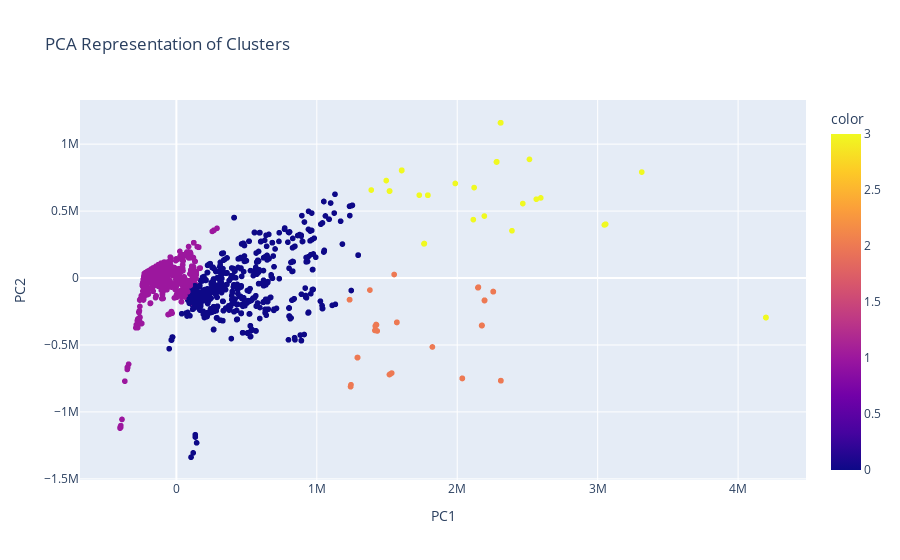

Source (notebook cell):
### Code cell
# Create scatter plot of `PC2` vs `PC1`
fig = px.scatter(
    data_frame=X_pca,
    x="PC1",
    y="PC2",
    color=labels,
    title="PCA Representation of Clusters"
)
fig.update_layout(xaxis_title="PC1", yaxis_title="PC2")
fig.show()

### Figure 1 — Plotly figure (JSON) as saved in the notebook; plotly's stock layout.template omitted (floating-point values rounded to 4 significant figures; data arrays with more than 128 entries replaced by an {"elided": "..."} marker saying what was removed)
{"data": [{"hovertemplate": "PC1=%{x}<br>PC2=%{y}<br>color=%{marker.color}<extra></extra>", "legendgroup": "", "marker": {"color": {"elided": "4418 int values"}, "coloraxis": "coloraxis", "symbol": "circle"}, "mode": "markers", "name": "", "showlegend": false, "type": "scattergl", "x": {"elided": "4418 float values"}, "xaxis": "x", "y": {"elided": "4418 float values"}, "yaxis": "y"}], "layout": {"autosize": true, "coloraxis": {"colorbar": {"title": {"text": "color"}}, "colorscale": [[0, "#0d0887"], [0.1111, "#46039f"], [0.2222, "#7201a8"], [0.3333, "#9c179e"], [0.4444, "#bd3786"], [0.5556, "#d8576b"], [0.6667, "#ed7953"], [0.7778, "#fb9f3a"], [0.8889, "#fdca26"], [1, "#f0f921"]]}, "legend": {"tracegroupgap": 0}, "title": {"text": "PCA Representation of Clusters"}, "xaxis": {"anchor": "y", "autorange": true, "domain": [0, 1], "range": [-679600.0, 4477000.0], "showspikes": false, "title": {"text": "PC1"}, "type": "linear"}, "yaxis": {"anchor": "x", "autorange": true, "domain": [0, 1], "range": [-1545000.0, 1366000.0], "showspikes": false, "title": {"text": "PC2"}, "type": "linear"}}}
